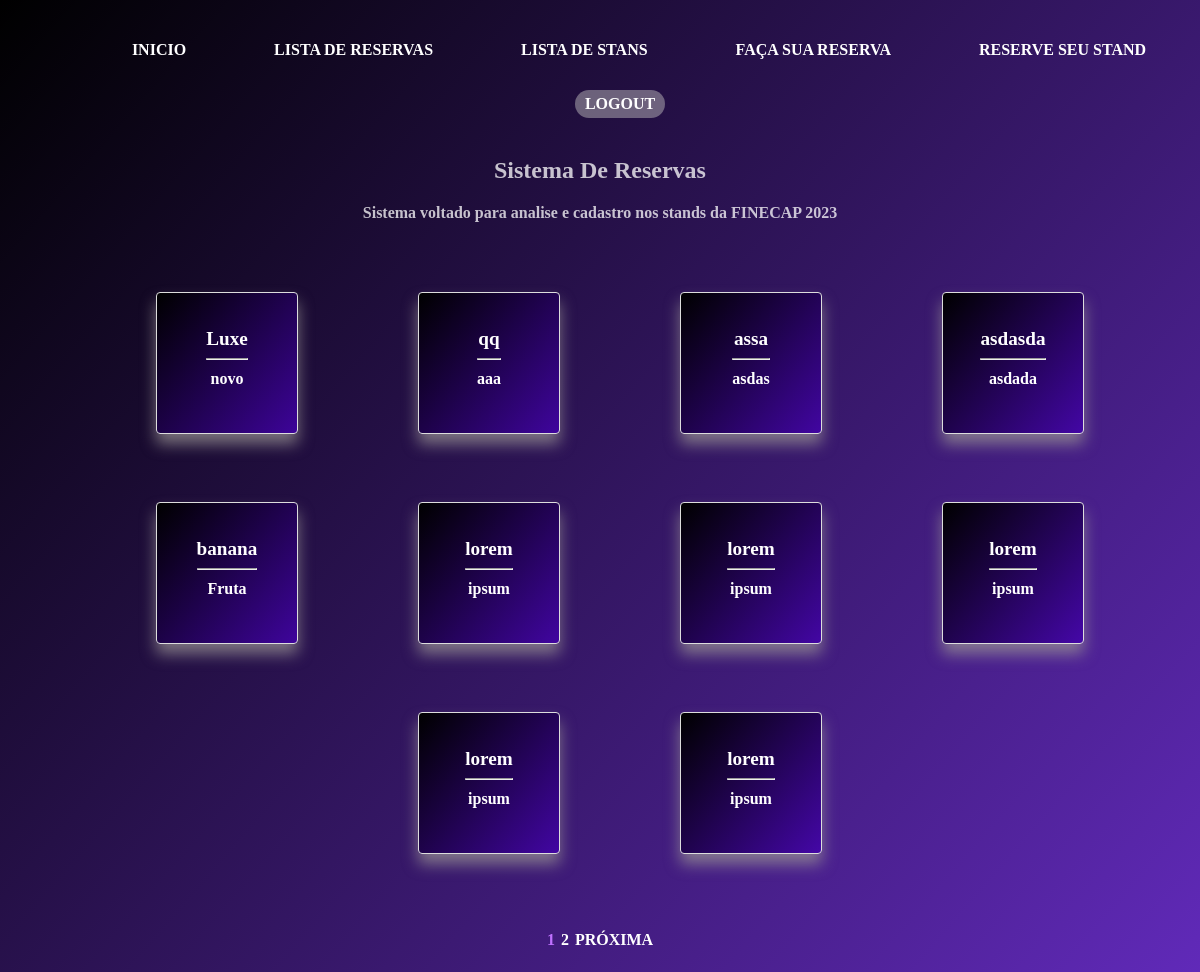
Screenshot of /reserva/ (signed in) with the database file from the repository.
### reservas/models.py (models this page shows, shortened)
class Reserva(models.Model):
    cnpj = models.CharField(max_length=50)
    nome_empresa = models.CharField(max_length=100)
    categoria_empresa = models.CharField(max_length=100)
    quitado = models.BooleanField()
    objects = models.Manager()

### reservas/views.py (the view)
# urls.py: path('reserva/', ReservaListView.as_view() ,name='lista_reserva'),
class ReservaListView(generic.ListView):
    model = Reserva
    template_name = 'core/reserva_list.html'
    context_object_name = 'reservas_list'
    paginate_by = 10

### reservas/templates/core/reserva_list.html (shortened to what this page needs)
{% extends 'base.html' %}
{% block center %}
<div class="cards-container">
    {% for reserva_item in reservas_list %}
        <ul>
            <a href="{% url 'reserva' pk=reserva_item.id %}">
                <li class="card">
                    <div>
                        <h3>{{ reserva_item.nome_empresa }} </h3>
                        <hr>
                        <p>{{reserva_item.categoria_empresa}}</p>
                    </div>
                </li>
            </a>
        </ul>
    {% endfor %}
</div>
<nav class="br-pagination" aria-label="Paginação de resultados" data-total="50" data-current="1" data-per-page="20">
    <div class="pagination-container">
        {% for i in page_obj.paginator.page_range %}
            {% if i == page_obj.number %}
            <a class="pagination-link" href="?page={{ i }}" style="color: rgb(191, 113, 255);">{{ i }}</a>
            {% else %}
                <a class="pagination-link" href="?page={{ i }}">{{ i }}</a>
            {% endif %}
        {% endfor %}
        {% if page_obj.has_next %}
            <a class="pagination-link" href="?page={{ page_obj.next_page_number }}">Próxima</a>
        {% endif %}
    </div>
</nav>
{% endblock center %}

### static/css/basecss.css (style rules this page uses)
body { background: rgb(0, 0, 0); background: linear-gradient(131deg, rgba(0, 0, 0, 1) 0%, rgba(67, 2, 172, 0.8431022067029936) 100%); font-weight: 600; text-align: center !important; color: white; min-height: 98vh; }
a { text-decoration: none; color: aliceblue; margin: 3px; }

### reservas/templates/core/reserva_list.html (style rules this page uses)
body a { color: inherit; text-decoration: none; }
h3, p { word-wrap: break-word; }
.cards-container { display: flex; flex-wrap: wrap; justify-content: center; list-style: none; padding: 20px; }
.card { width: 100px; height: 100px; flex: 0 0 100px; border: 1px solid #ddd; border-radius: 4px; padding: 20px; margin-top: 0px; margin-bottom: 0px; margin-inline: 40px; box-shadow: 0 10px 15px rgba(154, 148, 148, 0.742); background-color: transparent; display: flex; flex-direction: column; align-items: center; justify-content: center; transition: box-shadow 1s; background: linear-gradient(131deg, rgba(0, 0, 0, 1) 0%, rgba(67, 2, 172, 0.8346988453584558) 100%); }
.card h3 { font-size: 1.2em; margin: 0; margin-bottom: 5px; }
.card p { font-size: 16px; margin: 10px 0; }
li { list-style-type: none; }
.pagination-container { display: flex; align-items: center; justify-content: center; margin: 20px; }

### rows the page displays
Reserva: nome_empresa "Luxe", categoria_empresa "novo"
Reserva: nome_empresa "qq", categoria_empresa "aaa"
Reserva: nome_empresa "assa", categoria_empresa "asdas"
Reserva: nome_empresa "asdasda", categoria_empresa "asdada"
Reserva: nome_empresa "banana", categoria_empresa "Fruta"
Reserva: nome_empresa "lorem", categoria_empresa "ipsum"
Reserva: nome_empresa "lorem", categoria_empresa "ipsum"
Reserva: nome_empresa "lorem", categoria_empresa "ipsum"
Reserva: nome_empresa "lorem", categoria_empresa "ipsum"
Reserva: nome_empresa "lorem", categoria_empresa "ipsum"

### other values shown
{{ i }} "1"
{{ i }} "2"
